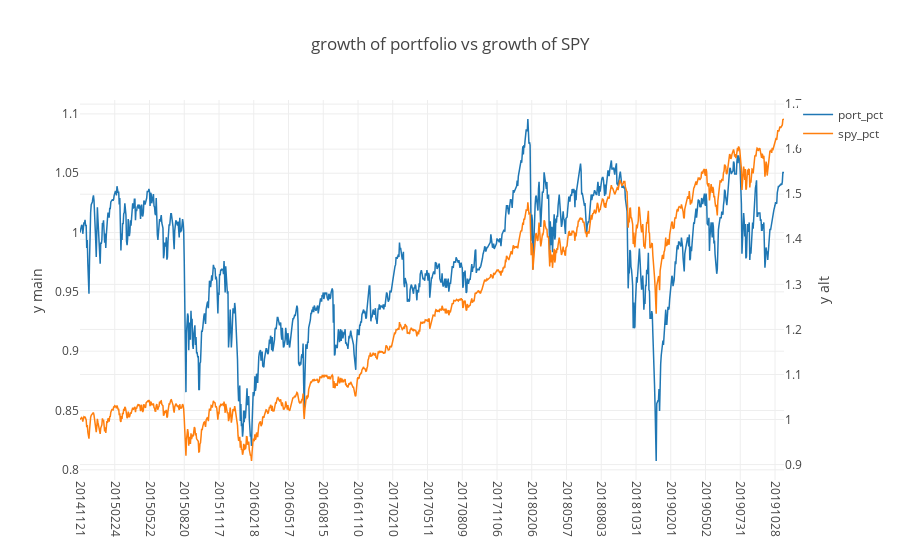

Notebook source saved alongside this figure:
### Markdown cell above
### Plot portfolio value vs SPY value over whole time period

### Code cell
df_to_plot = df_compare[['trade_date','port_pct','spy_pct']].copy()
t = 'growth of portfolio vs growth of SPY'
iplot(pu.plotly_pandas(df_to_plot,x_column='trade_date',use_secondary_yaxis=True,plot_title=t))

### Figure 1 — Plotly figure (JSON) as saved in the notebook; plotly's stock layout.template omitted (floating-point values rounded to 4 significant figures; data arrays with more than 128 entries replaced by an {"elided": "..."} marker saying what was removed)
{"data": [{"line": {"color": "rgba (31, 119, 180, 1)", "dash": "solid", "width": 1.5}, "mode": "lines", "name": "port_pct", "type": "scatter", "uid": "1bd80626-0b9d-11ea-9fa9-8c859025e7f9", "x": {"elided": "1257 int values"}, "xaxis": "x", "y": {"elided": "1257 float values"}, "yaxis": "y"}, {"line": {"color": "rgba (255, 127, 14, 1)", "dash": "solid", "width": 1.5}, "mode": "lines", "name": "spy_pct", "type": "scatter", "uid": "1bd80838-0b9d-11ea-a5a9-8c859025e7f9", "x": {"elided": "1257 int values"}, "xaxis": "x", "y": {"elided": "1257 float values"}, "yaxis": "y2"}], "layout": {"title": "growth of portfolio vs growth of SPY", "xaxis": {"tickangle": 90, "ticktext": [20141121, 20150224, 20150522, 20150820, 20151117, 20160218, 20160517, 20160815, 20161110, 20170210, 20170511, 20170809, 20171106, 20180206, 20180507, 20180803, 20181031, 20190201, 20190502, 20190731, 20191028], "tickvals": [20141121, 20150224, 20150522, 20150820, 20151117, 20160218, 20160517, 20160815, 20161110, 20170210, 20170511, 20170809, 20171106, 20180206, 20180507, 20180803, 20181031, 20190201, 20190502, 20190731, 20191028], "type": "category"}, "xaxis2": {"tickangle": 90, "ticktext": [20141121, 20150224, 20150522, 20150820, 20151117, 20160218, 20160517, 20160815, 20161110, 20170210, 20170511, 20170809, 20171106, 20180206, 20180507, 20180803, 20181031, 20190201, 20190502, 20190731, 20191028], "tickvals": [20141121, 20150224, 20150522, 20150820, 20151117, 20160218, 20160517, 20160815, 20161110, 20170210, 20170511, 20170809, 20171106, 20180206, 20180507, 20180803, 20181031, 20190201, 20190502, 20190731, 20191028], "type": "category"}, "yaxis": {"title": "y main"}, "yaxis2": {"overlaying": "y", "side": "right", "title": "y alt"}}}
